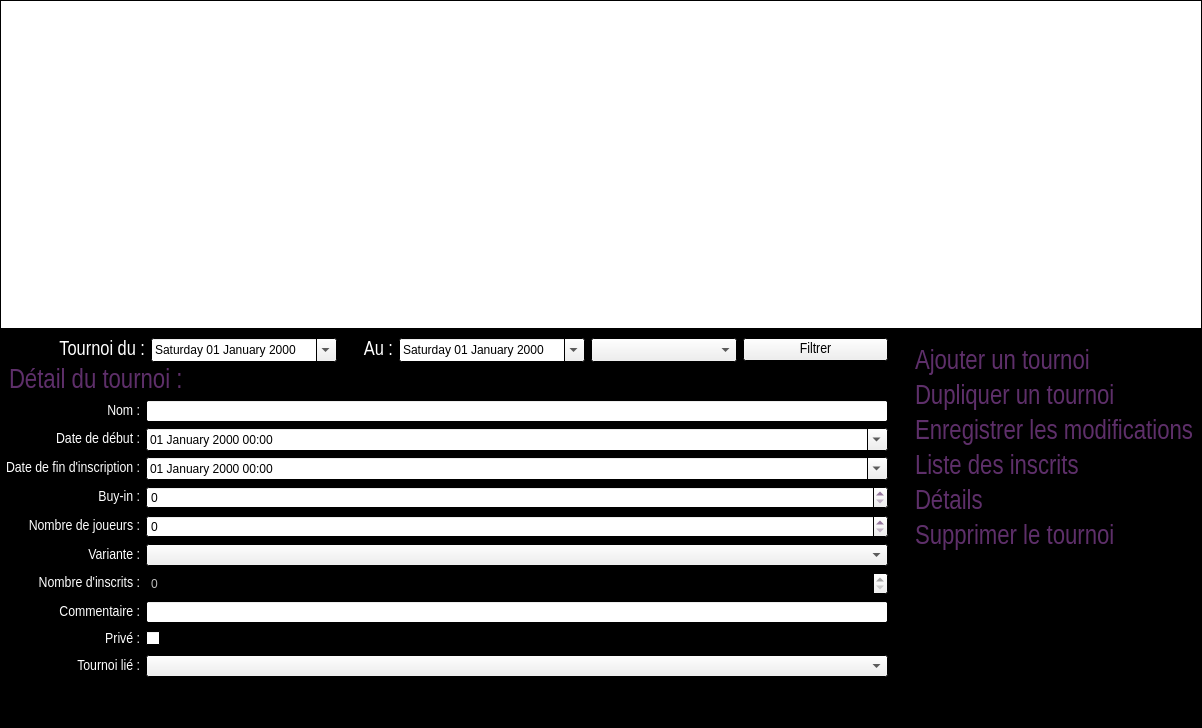
<?xml version="1.0" encoding="UTF-8"?>
<ui version="4.0">
 <class>TournamentManagementClass</class>
 <widget class="QWidget" name="TournamentManagementClass">
  <property name="geometry">
   <rect>
    <x>0</x>
    <y>0</y>
    <width>1202</width>
    <height>728</height>
   </rect>
  </property>
  <property name="palette">
   <palette>
    <active>
     <colorrole role="WindowText">
      <brush brushstyle="SolidPattern">
       <color alpha="255">
        <red>94</red>
        <green>47</green>
        <blue>106</blue>
       </color>
      </brush>
     </colorrole>
     <colorrole role="Base">
      <brush brushstyle="SolidPattern">
       <color alpha="255">
        <red>255</red>
        <green>255</green>
        <blue>255</blue>
       </color>
      </brush>
     </colorrole>
     <colorrole role="Window">
      <brush brushstyle="SolidPattern">
       <color alpha="255">
        <red>0</red>
        <green>0</green>
        <blue>0</blue>
       </color>
      </brush>
     </colorrole>
    </active>
    <inactive>
     <colorrole role="WindowText">
      <brush brushstyle="SolidPattern">
       <color alpha="255">
        <red>94</red>
        <green>47</green>
        <blue>106</blue>
       </color>
      </brush>
     </colorrole>
     <colorrole role="Base">
      <brush brushstyle="SolidPattern">
       <color alpha="255">
        <red>255</red>
        <green>255</green>
        <blue>255</blue>
       </color>
      </brush>
     </colorrole>
     <colorrole role="Window">
      <brush brushstyle="SolidPattern">
       <color alpha="255">
        <red>0</red>
        <green>0</green>
        <blue>0</blue>
       </color>
      </brush>
     </colorrole>
    </inactive>
    <disabled>
     <colorrole role="WindowText">
      <brush brushstyle="SolidPattern">
       <color alpha="255">
        <red>120</red>
        <green>120</green>
        <blue>120</blue>
       </color>
      </brush>
     </colorrole>
     <colorrole role="Base">
      <brush brushstyle="SolidPattern">
       <color alpha="255">
        <red>0</red>
        <green>0</green>
        <blue>0</blue>
       </color>
      </brush>
     </colorrole>
     <colorrole role="Window">
      <brush brushstyle="SolidPattern">
       <color alpha="255">
        <red>0</red>
        <green>0</green>
        <blue>0</blue>
       </color>
      </brush>
     </colorrole>
    </disabled>
   </palette>
  </property>
  <property name="windowTitle">
   <string>Gestion des Tournois</string>
  </property>
  <property name="windowIcon">
   <iconset resource="pokersphere.qrc">
    <normaloff>:/img/Resources/sphere.ico</normaloff>:/img/Resources/sphere.ico</iconset>
  </property>
  <layout class="QVBoxLayout" name="verticalLayout">
   <property name="spacing">
    <number>0</number>
   </property>
   <property name="leftMargin">
    <number>0</number>
   </property>
   <property name="topMargin">
    <number>0</number>
   </property>
   <property name="rightMargin">
    <number>0</number>
   </property>
   <item>
    <widget class="QTableView" name="tableView">
     <property name="minimumSize">
      <size>
       <width>984</width>
       <height>309</height>
      </size>
     </property>
     <property name="editTriggers">
      <set>QAbstractItemView::NoEditTriggers</set>
     </property>
     <property name="alternatingRowColors">
      <bool>true</bool>
     </property>
     <property name="selectionMode">
      <enum>QAbstractItemView::SingleSelection</enum>
     </property>
     <property name="selectionBehavior">
      <enum>QAbstractItemView::SelectRows</enum>
     </property>
     <property name="sortingEnabled">
      <bool>true</bool>
     </property>
     <attribute name="verticalHeaderVisible">
      <bool>false</bool>
     </attribute>
    </widget>
   </item>
   <item>
    <layout class="QHBoxLayout" name="horizontalLayout">
     <property name="spacing">
      <number>0</number>
     </property>
     <item>
      <layout class="QVBoxLayout" name="verticalLayout_5">
       <property name="topMargin">
        <number>9</number>
       </property>
       <property name="rightMargin">
        <number>9</number>
       </property>
       <item>
        <layout class="QHBoxLayout" name="horizontalLayout_2">
         <item>
          <widget class="QLabel" name="tournoiDuLabel">
           <property name="minimumSize">
            <size>
             <width>140</width>
             <height>0</height>
            </size>
           </property>
           <property name="palette">
            <palette>
             <active>
              <colorrole role="WindowText">
               <brush brushstyle="SolidPattern">
                <color alpha="255">
                 <red>255</red>
                 <green>255</green>
                 <blue>255</blue>
                </color>
               </brush>
              </colorrole>
             </active>
             <inactive>
              <colorrole role="WindowText">
               <brush brushstyle="SolidPattern">
                <color alpha="255">
                 <red>255</red>
                 <green>255</green>
                 <blue>255</blue>
                </color>
               </brush>
              </colorrole>
             </inactive>
             <disabled>
              <colorrole role="WindowText">
               <brush brushstyle="SolidPattern">
                <color alpha="255">
                 <red>120</red>
                 <green>120</green>
                 <blue>120</blue>
                </color>
               </brush>
              </colorrole>
             </disabled>
            </palette>
           </property>
           <property name="font">
            <font>
             <family>Arial Narrow</family>
             <pointsize>15</pointsize>
            </font>
           </property>
           <property name="text">
            <string>Tournoi du :</string>
           </property>
           <property name="alignment">
            <set>Qt::AlignRight|Qt::AlignTrailing|Qt::AlignVCenter</set>
           </property>
          </widget>
         </item>
         <item>
          <widget class="QDateEdit" name="filtreDebutDateEdit">
           <property name="minimumSize">
            <size>
             <width>170</width>
             <height>24</height>
            </size>
           </property>
           <property name="displayFormat">
            <string>dddd dd MMMM yyyy</string>
           </property>
           <property name="calendarPopup">
            <bool>true</bool>
           </property>
          </widget>
         </item>
         <item>
          <widget class="QLabel" name="tournoiAuLabel">
           <property name="maximumSize">
            <size>
             <width>50</width>
             <height>16777215</height>
            </size>
           </property>
           <property name="palette">
            <palette>
             <active>
              <colorrole role="WindowText">
               <brush brushstyle="SolidPattern">
                <color alpha="255">
                 <red>255</red>
                 <green>255</green>
                 <blue>255</blue>
                </color>
               </brush>
              </colorrole>
             </active>
             <inactive>
              <colorrole role="WindowText">
               <brush brushstyle="SolidPattern">
                <color alpha="255">
                 <red>255</red>
                 <green>255</green>
                 <blue>255</blue>
                </color>
               </brush>
              </colorrole>
             </inactive>
             <disabled>
              <colorrole role="WindowText">
               <brush brushstyle="SolidPattern">
                <color alpha="255">
                 <red>120</red>
                 <green>120</green>
                 <blue>120</blue>
                </color>
               </brush>
              </colorrole>
             </disabled>
            </palette>
           </property>
           <property name="font">
            <font>
             <family>Arial Narrow</family>
             <pointsize>15</pointsize>
            </font>
           </property>
           <property name="text">
            <string>Au :</string>
           </property>
           <property name="alignment">
            <set>Qt::AlignRight|Qt::AlignTrailing|Qt::AlignVCenter</set>
           </property>
          </widget>
         </item>
         <item>
          <widget class="QDateEdit" name="filtreFinDateEdit">
           <property name="minimumSize">
            <size>
             <width>170</width>
             <height>24</height>
            </size>
           </property>
           <property name="displayFormat">
            <string>dddd dd MMMM yyyy</string>
           </property>
           <property name="calendarPopup">
            <bool>true</bool>
           </property>
          </widget>
         </item>
         <item>
          <widget class="QComboBox" name="franchiseComboBox">
           <property name="minimumSize">
            <size>
             <width>0</width>
             <height>24</height>
            </size>
           </property>
          </widget>
         </item>
         <item>
          <widget class="QPushButton" name="filtrerPushButton">
           <property name="font">
            <font>
             <family>Arial Narrow</family>
             <pointsize>11</pointsize>
            </font>
           </property>
           <property name="styleSheet">
            <string notr="true"/>
           </property>
           <property name="text">
            <string>Filtrer</string>
           </property>
          </widget>
         </item>
        </layout>
       </item>
       <item>
        <layout class="QHBoxLayout" name="horizontalLayout_3">
         <property name="leftMargin">
          <number>9</number>
         </property>
         <item>
          <widget class="QLabel" name="detailTournoiLabel">
           <property name="font">
            <font>
             <family>Arial Narrow</family>
             <pointsize>20</pointsize>
            </font>
           </property>
           <property name="text">
            <string>Détail du tournoi :</string>
           </property>
          </widget>
         </item>
        </layout>
       </item>
       <item>
        <layout class="QHBoxLayout" name="horizontalLayout_4">
         <item>
          <widget class="QLabel" name="nomLabel">
           <property name="minimumSize">
            <size>
             <width>140</width>
             <height>20</height>
            </size>
           </property>
           <property name="palette">
            <palette>
             <active>
              <colorrole role="WindowText">
               <brush brushstyle="SolidPattern">
                <color alpha="255">
                 <red>255</red>
                 <green>255</green>
                 <blue>255</blue>
                </color>
               </brush>
              </colorrole>
             </active>
             <inactive>
              <colorrole role="WindowText">
               <brush brushstyle="SolidPattern">
                <color alpha="255">
                 <red>255</red>
                 <green>255</green>
                 <blue>255</blue>
                </color>
               </brush>
              </colorrole>
             </inactive>
             <disabled>
              <colorrole role="WindowText">
               <brush brushstyle="SolidPattern">
                <color alpha="255">
                 <red>120</red>
                 <green>120</green>
                 <blue>120</blue>
                </color>
               </brush>
              </colorrole>
             </disabled>
            </palette>
           </property>
           <property name="font">
            <font>
             <family>Arial Narrow</family>
             <pointsize>11</pointsize>
            </font>
           </property>
           <property name="text">
            <string>Nom :</string>
           </property>
           <property name="alignment">
            <set>Qt::AlignRight|Qt::AlignTrailing|Qt::AlignVCenter</set>
           </property>
          </widget>
         </item>
         <item>
          <widget class="QLineEdit" name="nomLineEdit">
           <property name="minimumSize">
            <size>
             <width>200</width>
             <height>22</height>
            </size>
           </property>
           <property name="maxLength">
            <number>100</number>
           </property>
          </widget>
         </item>
        </layout>
       </item>
       <item>
        <layout class="QHBoxLayout" name="horizontalLayout_13">
         <item>
          <widget class="QLabel" name="dateDebutLabel">
           <property name="minimumSize">
            <size>
             <width>140</width>
             <height>20</height>
            </size>
           </property>
           <property name="maximumSize">
            <size>
             <width>140</width>
             <height>20</height>
            </size>
           </property>
           <property name="palette">
            <palette>
             <active>
              <colorrole role="WindowText">
               <brush brushstyle="SolidPattern">
                <color alpha="255">
                 <red>255</red>
                 <green>255</green>
                 <blue>255</blue>
                </color>
               </brush>
              </colorrole>
             </active>
             <inactive>
              <colorrole role="WindowText">
               <brush brushstyle="SolidPattern">
                <color alpha="255">
                 <red>255</red>
                 <green>255</green>
                 <blue>255</blue>
                </color>
               </brush>
              </colorrole>
             </inactive>
             <disabled>
              <colorrole role="WindowText">
               <brush brushstyle="SolidPattern">
                <color alpha="255">
                 <red>120</red>
                 <green>120</green>
                 <blue>120</blue>
                </color>
               </brush>
              </colorrole>
             </disabled>
            </palette>
           </property>
           <property name="font">
            <font>
             <family>Arial Narrow</family>
             <pointsize>11</pointsize>
            </font>
           </property>
           <property name="text">
            <string>Date de début :</string>
           </property>
           <property name="alignment">
            <set>Qt::AlignRight|Qt::AlignTrailing|Qt::AlignVCenter</set>
           </property>
          </widget>
         </item>
         <item>
          <widget class="QDateTimeEdit" name="dateDebutDateTimeEdit">
           <property name="minimumSize">
            <size>
             <width>200</width>
             <height>22</height>
            </size>
           </property>
           <property name="displayFormat">
            <string>dd MMMM yyyy HH:mm</string>
           </property>
           <property name="calendarPopup">
            <bool>true</bool>
           </property>
          </widget>
         </item>
        </layout>
       </item>
       <item>
        <layout class="QHBoxLayout" name="horizontalLayout_7">
         <item>
          <widget class="QLabel" name="dateFinInscriptionLabel">
           <property name="minimumSize">
            <size>
             <width>140</width>
             <height>20</height>
            </size>
           </property>
           <property name="maximumSize">
            <size>
             <width>140</width>
             <height>20</height>
            </size>
           </property>
           <property name="palette">
            <palette>
             <active>
              <colorrole role="WindowText">
               <brush brushstyle="SolidPattern">
                <color alpha="255">
                 <red>255</red>
                 <green>255</green>
                 <blue>255</blue>
                </color>
               </brush>
              </colorrole>
             </active>
             <inactive>
              <colorrole role="WindowText">
               <brush brushstyle="SolidPattern">
                <color alpha="255">
                 <red>255</red>
                 <green>255</green>
                 <blue>255</blue>
                </color>
               </brush>
              </colorrole>
             </inactive>
             <disabled>
              <colorrole role="WindowText">
               <brush brushstyle="SolidPattern">
                <color alpha="255">
                 <red>120</red>
                 <green>120</green>
                 <blue>120</blue>
                </color>
               </brush>
              </colorrole>
             </disabled>
            </palette>
           </property>
           <property name="font">
            <font>
             <family>Arial Narrow</family>
             <pointsize>11</pointsize>
            </font>
           </property>
           <property name="text">
            <string>Date de fin d'inscription :</string>
           </property>
           <property name="alignment">
            <set>Qt::AlignRight|Qt::AlignTrailing|Qt::AlignVCenter</set>
           </property>
          </widget>
         </item>
         <item>
          <widget class="QDateTimeEdit" name="dateFinInscriptionDateTimeEdit">
           <property name="minimumSize">
            <size>
             <width>200</width>
             <height>22</height>
            </size>
           </property>
           <property name="displayFormat">
            <string>dd MMMM yyyy HH:mm</string>
           </property>
           <property name="calendarPopup">
            <bool>true</bool>
           </property>
          </widget>
         </item>
        </layout>
       </item>
       <item>
        <layout class="QHBoxLayout" name="horizontalLayout_8">
         <item>
          <widget class="QLabel" name="buyInLabel">
           <property name="minimumSize">
            <size>
             <width>140</width>
             <height>20</height>
            </size>
           </property>
           <property name="maximumSize">
            <size>
             <width>140</width>
             <height>20</height>
            </size>
           </property>
           <property name="palette">
            <palette>
             <active>
              <colorrole role="WindowText">
               <brush brushstyle="SolidPattern">
                <color alpha="255">
                 <red>255</red>
                 <green>255</green>
                 <blue>255</blue>
                </color>
               </brush>
              </colorrole>
             </active>
             <inactive>
              <colorrole role="WindowText">
               <brush brushstyle="SolidPattern">
                <color alpha="255">
                 <red>255</red>
                 <green>255</green>
                 <blue>255</blue>
                </color>
               </brush>
              </colorrole>
             </inactive>
             <disabled>
              <colorrole role="WindowText">
               <brush brushstyle="SolidPattern">
                <color alpha="255">
                 <red>120</red>
                 <green>120</green>
                 <blue>120</blue>
                </color>
               </brush>
              </colorrole>
             </disabled>
            </palette>
           </property>
           <property name="font">
            <font>
             <family>Arial Narrow</family>
             <pointsize>11</pointsize>
            </font>
           </property>
           <property name="text">
            <string>Buy-in :</string>
           </property>
           <property name="alignment">
            <set>Qt::AlignRight|Qt::AlignTrailing|Qt::AlignVCenter</set>
           </property>
          </widget>
         </item>
         <item>
          <widget class="QSpinBox" name="buyInSpinBox">
           <property name="minimumSize">
            <size>
             <width>200</width>
             <height>22</height>
            </size>
           </property>
           <property name="maximum">
            <number>999999999</number>
           </property>
          </widget>
         </item>
        </layout>
       </item>
       <item>
        <layout class="QHBoxLayout" name="horizontalLayout_14">
         <item>
          <widget class="QLabel" name="nombreJoueursLabel">
           <property name="minimumSize">
            <size>
             <width>140</width>
             <height>20</height>
            </size>
           </property>
           <property name="maximumSize">
            <size>
             <width>140</width>
             <height>20</height>
            </size>
           </property>
           <property name="palette">
            <palette>
             <active>
              <colorrole role="WindowText">
               <brush brushstyle="SolidPattern">
                <color alpha="255">
                 <red>255</red>
                 <green>255</green>
                 <blue>255</blue>
                </color>
               </brush>
              </colorrole>
             </active>
             <inactive>
              <colorrole role="WindowText">
               <brush brushstyle="SolidPattern">
                <color alpha="255">
                 <red>255</red>
                 <green>255</green>
                 <blue>255</blue>
                </color>
               </brush>
              </colorrole>
             </inactive>
             <disabled>
              <colorrole role="WindowText">
               <brush brushstyle="SolidPattern">
                <color alpha="255">
                 <red>120</red>
                 <green>120</green>
                 <blue>120</blue>
                </color>
               </brush>
              </colorrole>
             </disabled>
            </palette>
           </property>
           <property name="font">
            <font>
             <family>Arial Narrow</family>
             <pointsize>11</pointsize>
            </font>
           </property>
           <property name="text">
            <string>Nombre de joueurs :</string>
           </property>
           <property name="alignment">
            <set>Qt::AlignRight|Qt::AlignTrailing|Qt::AlignVCenter</set>
           </property>
          </widget>
         </item>
         <item>
          <widget class="QSpinBox" name="nombreJoueursSpinBox">
           <property name="minimumSize">
            <size>
             <width>200</width>
             <height>22</height>
            </size>
           </property>
           <property name="maximum">
            <number>999999999</number>
           </property>
          </widget>
         </item>
        </layout>
       </item>
       <item>
        <layout class="QHBoxLayout" name="horizontalLayout_12">
         <item>
          <widget class="QLabel" name="varianteLabel">
           <property name="minimumSize">
            <size>
             <width>140</width>
             <height>20</height>
            </size>
           </property>
           <property name="maximumSize">
            <size>
             <width>140</width>
             <height>20</height>
            </size>
           </property>
           <property name="palette">
            <palette>
             <active>
              <colorrole role="WindowText">
               <brush brushstyle="SolidPattern">
                <color alpha="255">
                 <red>255</red>
                 <green>255</green>
                 <blue>255</blue>
                </color>
               </brush>
              </colorrole>
             </active>
             <inactive>
              <colorrole role="WindowText">
               <brush brushstyle="SolidPattern">
                <color alpha="255">
                 <red>255</red>
                 <green>255</green>
                 <blue>255</blue>
                </color>
               </brush>
              </colorrole>
             </inactive>
             <disabled>
              <colorrole role="WindowText">
               <brush brushstyle="SolidPattern">
                <color alpha="255">
                 <red>120</red>
                 <green>120</green>
                 <blue>120</blue>
                </color>
               </brush>
              </colorrole>
             </disabled>
            </palette>
           </property>
           <property name="font">
            <font>
             <family>Arial Narrow</family>
             <pointsize>11</pointsize>
            </font>
           </property>
           <property name="text">
            <string>Variante :</string>
           </property>
           <property name="alignment">
            <set>Qt::AlignRight|Qt::AlignTrailing|Qt::AlignVCenter</set>
           </property>
          </widget>
         </item>
         <item>
          <widget class="QComboBox" name="varianteComboBox">
           <property name="minimumSize">
            <size>
             <width>200</width>
             <height>22</height>
            </size>
           </property>
          </widget>
         </item>
        </layout>
       </item>
       <item>
        <layout class="QHBoxLayout" name="horizontalLayout_16">
         <item>
          <widget class="QLabel" name="nombreInscritsLabel">
           <property name="minimumSize">
            <size>
             <width>140</width>
             <height>20</height>
            </size>
           </property>
           <property name="maximumSize">
            <size>
             <width>140</width>
             <height>20</height>
            </size>
           </property>
           <property name="palette">
            <palette>
             <active>
              <colorrole role="WindowText">
               <brush brushstyle="SolidPattern">
                <color alpha="255">
                 <red>255</red>
                 <green>255</green>
                 <blue>255</blue>
                </color>
               </brush>
              </colorrole>
             </active>
             <inactive>
              <colorrole role="WindowText">
               <brush brushstyle="SolidPattern">
                <color alpha="255">
                 <red>255</red>
                 <green>255</green>
                 <blue>255</blue>
                </color>
               </brush>
              </colorrole>
             </inactive>
             <disabled>
              <colorrole role="WindowText">
               <brush brushstyle="SolidPattern">
                <color alpha="255">
                 <red>120</red>
                 <green>120</green>
                 <blue>120</blue>
                </color>
               </brush>
              </colorrole>
             </disabled>
            </palette>
           </property>
           <property name="font">
            <font>
             <family>Arial Narrow</family>
             <pointsize>11</pointsize>
            </font>
           </property>
           <property name="text">
            <string>Nombre d'inscrits :</string>
           </property>
           <property name="alignment">
            <set>Qt::AlignRight|Qt::AlignTrailing|Qt::AlignVCenter</set>
           </property>
          </widget>
         </item>
         <item>
          <widget class="QSpinBox" name="nombreInscritsSpinBox">
           <property name="enabled">
            <bool>false</bool>
           </property>
           <property name="minimumSize">
            <size>
             <width>200</width>
             <height>22</height>
            </size>
           </property>
           <property name="maximum">
            <number>999999999</number>
           </property>
          </widget>
         </item>
        </layout>
       </item>
       <item>
        <layout class="QHBoxLayout" name="horizontalLayout_5">
         <item>
          <widget class="QLabel" name="commentLabel">
           <property name="minimumSize">
            <size>
             <width>140</width>
             <height>20</height>
            </size>
           </property>
           <property name="palette">
            <palette>
             <active>
              <colorrole role="WindowText">
               <brush brushstyle="SolidPattern">
                <color alpha="255">
                 <red>255</red>
                 <green>255</green>
                 <blue>255</blue>
                </color>
               </brush>
              </colorrole>
             </active>
             <inactive>
              <colorrole role="WindowText">
               <brush brushstyle="SolidPattern">
                <color alpha="255">
                 <red>255</red>
                 <green>255</green>
                 <blue>255</blue>
                </color>
               </brush>
              </colorrole>
             </inactive>
             <disabled>
              <colorrole role="WindowText">
               <brush brushstyle="SolidPattern">
                <color alpha="255">
                 <red>120</red>
                 <green>120</green>
                 <blue>120</blue>
                </color>
               </brush>
              </colorrole>
             </disabled>
            </palette>
           </property>
           <property name="font">
            <font>
             <family>Arial Narrow</family>
             <pointsize>11</pointsize>
            </font>
           </property>
           <property name="text">
            <string>Commentaire :</string>
           </property>
           <property name="alignment">
            <set>Qt::AlignRight|Qt::AlignTrailing|Qt::AlignVCenter</set>
           </property>
          </widget>
         </item>
         <item>
          <widget class="QLineEdit" name="commentLineEdit">
           <property name="minimumSize">
            <size>
             <width>200</width>
             <height>22</height>
            </size>
           </property>
           <property name="maxLength">
            <number>500</number>
           </property>
          </widget>
         </item>
        </layout>
       </item>
       <item>
        <layout class="QHBoxLayout" name="horizontalLayout_6">
         <item>
          <widget class="QLabel" name="privateLabel">
           <property name="minimumSize">
            <size>
             <width>140</width>
             <height>20</height>
            </size>
           </property>
           <property name="maximumSize">
            <size>
             <width>140</width>
             <height>20</height>
            </size>
           </property>
           <property name="palette">
            <palette>
             <active>
              <colorrole role="WindowText">
               <brush brushstyle="SolidPattern">
                <color alpha="255">
                 <red>255</red>
                 <green>255</green>
                 <blue>255</blue>
                </color>
               </brush>
              </colorrole>
             </active>
             <inactive>
              <colorrole role="WindowText">
               <brush brushstyle="SolidPattern">
                <color alpha="255">
                 <red>255</red>
                 <green>255</green>
                 <blue>255</blue>
                </color>
               </brush>
              </colorrole>
             </inactive>
             <disabled>
              <colorrole role="WindowText">
               <brush brushstyle="SolidPattern">
                <color alpha="255">
                 <red>120</red>
                 <green>120</green>
                 <blue>120</blue>
                </color>
               </brush>
              </colorrole>
             </disabled>
            </palette>
           </property>
           <property name="font">
            <font>
             <family>Arial Narrow</family>
             <pointsize>11</pointsize>
            </font>
           </property>
           <property name="text">
            <string>Privé :</string>
           </property>
           <property name="alignment">
            <set>Qt::AlignRight|Qt::AlignTrailing|Qt::AlignVCenter</set>
           </property>
          </widget>
         </item>
         <item>
          <widget class="QCheckBox" name="privateCheckBox">
           <property name="palette">
            <palette>
             <active>
              <colorrole role="WindowText">
               <brush brushstyle="SolidPattern">
                <color alpha="255">
                 <red>255</red>
                 <green>255</green>
                 <blue>255</blue>
                </color>
               </brush>
              </colorrole>
             </active>
             <inactive>
              <colorrole role="WindowText">
               <brush brushstyle="SolidPattern">
                <color alpha="255">
                 <red>255</red>
                 <green>255</green>
                 <blue>255</blue>
                </color>
               </brush>
              </colorrole>
             </inactive>
             <disabled>
              <colorrole role="WindowText">
               <brush brushstyle="SolidPattern">
                <color alpha="255">
                 <red>120</red>
                 <green>120</green>
                 <blue>120</blue>
                </color>
               </brush>
              </colorrole>
             </disabled>
            </palette>
           </property>
           <property name="font">
            <font>
             <family>Arial Narrow</family>
             <pointsize>11</pointsize>
            </font>
           </property>
           <property name="text">
            <string/>
           </property>
          </widget>
         </item>
        </layout>
       </item>
       <item>
        <layout class="QHBoxLayout" name="horizontalLayout_9">
         <item>
          <widget class="QLabel" name="tournoiLieLabel">
           <property name="minimumSize">
            <size>
             <width>140</width>
             <height>20</height>
            </size>
           </property>
           <property name="maximumSize">
            <size>
             <width>140</width>
             <height>20</height>
            </size>
           </property>
           <property name="palette">
            <palette>
             <active>
              <colorrole role="WindowText">
               <brush brushstyle="SolidPattern">
                <color alpha="255">
                 <red>255</red>
                 <green>255</green>
                 <blue>255</blue>
                </color>
               </brush>
              </colorrole>
             </active>
             <inactive>
              <colorrole role="WindowText">
               <brush brushstyle="SolidPattern">
                <color alpha="255">
                 <red>255</red>
                 <green>255</green>
                 <blue>255</blue>
                </color>
               </brush>
              </colorrole>
             </inactive>
             <disabled>
              <colorrole role="WindowText">
               <brush brushstyle="SolidPattern">
                <color alpha="255">
                 <red>120</red>
                 <green>120</green>
                 <blue>120</blue>
                </color>
               </brush>
              </colorrole>
             </disabled>
            </palette>
           </property>
           <property name="font">
            <font>
             <family>Arial Narrow</family>
             <pointsize>11</pointsize>
            </font>
           </property>
           <property name="text">
            <string>Tournoi lié :</string>
           </property>
           <property name="alignment">
            <set>Qt::AlignRight|Qt::AlignTrailing|Qt::AlignVCenter</set>
           </property>
          </widget>
         </item>
         <item>
          <widget class="QComboBox" name="tournoiLieComboBox"/>
         </item>
        </layout>
       </item>
       <item>
        <spacer name="verticalSpacer_3">
         <property name="orientation">
          <enum>Qt::Vertical</enum>
         </property>
         <property name="sizeHint" stdset="0">
          <size>
           <width>20</width>
           <height>40</height>
          </size>
         </property>
        </spacer>
       </item>
      </layout>
     </item>
     <item>
      <layout class="QVBoxLayout" name="verticalLayout_2">
       <property name="leftMargin">
        <number>9</number>
       </property>
       <item>
        <layout class="QHBoxLayout" name="horizontalLayout_15">
         <item>
          <widget class="QLabel" name="logoLabel">
           <property name="maximumSize">
            <size>
             <width>256</width>
             <height>150</height>
            </size>
           </property>
           <property name="text">
            <string/>
           </property>
           <property name="pixmap">
            <pixmap resource="pokersphere.qrc">:/img/Resources/pokerSphere.gif</pixmap>
           </property>
           <property name="scaledContents">
            <bool>true</bool>
           </property>
           <property name="alignment">
            <set>Qt::AlignCenter</set>
           </property>
          </widget>
         </item>
        </layout>
       </item>
       <item>
        <layout class="QVBoxLayout" name="verticalLayout_6">
         <property name="leftMargin">
          <number>9</number>
         </property>
         <property name="rightMargin">
          <number>9</number>
         </property>
         <item>
          <widget class="QLabel" name="ajouterTournoiLabel">
           <property name="font">
            <font>
             <family>Arial Narrow</family>
             <pointsize>20</pointsize>
            </font>
           </property>
           <property name="text">
            <string>&lt;a href=&quot;a&quot; style=&quot;text-decoration:none;&quot;&gt;&lt;font color=&quot;#5E2F6A&quot;&gt;Ajouter un tournoi&lt;/font&gt;&lt;/a&gt;</string>
           </property>
          </widget>
         </item>
         <item>
          <widget class="QLabel" name="dupliquerLabel">
           <property name="font">
            <font>
             <family>Arial Narrow</family>
             <pointsize>20</pointsize>
            </font>
           </property>
           <property name="text">
            <string>&lt;a href=&quot;a&quot; style=&quot;text-decoration:none;&quot;&gt;&lt;font color=&quot;#5E2F6A&quot;&gt;Dupliquer un tournoi&lt;/font&gt;&lt;/a&gt;</string>
           </property>
          </widget>
         </item>
         <item>
          <widget class="QLabel" name="enregistrerModificationLabel">
           <property name="font">
            <font>
             <family>Arial Narrow</family>
             <pointsize>20</pointsize>
            </font>
           </property>
           <property name="text">
            <string>&lt;a href=&quot;a&quot; style=&quot;text-decoration:none;&quot;&gt;&lt;font color=&quot;#5E2F6A&quot;&gt;Enregistrer les modifications&lt;/font&gt;&lt;/a&gt;</string>
           </property>
          </widget>
         </item>
         <item>
          <widget class="QLabel" name="listeInscritsLabel">
           <property name="font">
            <font>
             <family>Arial Narrow</family>
             <pointsize>20</pointsize>
            </font>
           </property>
           <property name="text">
            <string>&lt;a href=&quot;a&quot; style=&quot;text-decoration:none;&quot;&gt;&lt;font color=&quot;#5E2F6A&quot;&gt;Liste des inscrits&lt;/font&gt;&lt;/a&gt;</string>
           </property>
          </widget>
         </item>
         <item>
          <widget class="QLabel" name="detailLabel">
           <property name="font">
            <font>
             <family>Arial Narrow</family>
             <pointsize>20</pointsize>
            </font>
           </property>
           <property name="text">
            <string>&lt;a href=&quot;a&quot; style=&quot;text-decoration:none;&quot;&gt;&lt;font color=&quot;#5E2F6A&quot;&gt;Détails&lt;/font&gt;&lt;/a&gt;</string>
           </property>
          </widget>
         </item>
         <item>
          <widget class="QLabel" name="supprimerTournoiLabel">
           <property name="font">
            <font>
             <family>Arial Narrow</family>
             <pointsize>20</pointsize>
            </font>
           </property>
           <property name="text">
            <string>&lt;a href=&quot;a&quot; style=&quot;text-decoration:none;&quot;&gt;&lt;font color=&quot;#5E2F6A&quot;&gt;Supprimer le tournoi&lt;/font&gt;&lt;/a&gt;</string>
           </property>
          </widget>
         </item>
         <item>
          <spacer name="verticalSpacer_2">
           <property name="orientation">
            <enum>Qt::Vertical</enum>
           </property>
           <property name="sizeHint" stdset="0">
            <size>
             <width>20</width>
             <height>40</height>
            </size>
           </property>
          </spacer>
         </item>
        </layout>
       </item>
      </layout>
     </item>
    </layout>
   </item>
  </layout>
 </widget>
 <layoutdefault spacing="6" margin="11"/>
 <resources>
  <include location="pokersphere.qrc"/>
  <include location="pokersphere.qrc"/>
 </resources>
 <connections/>
</ui>
